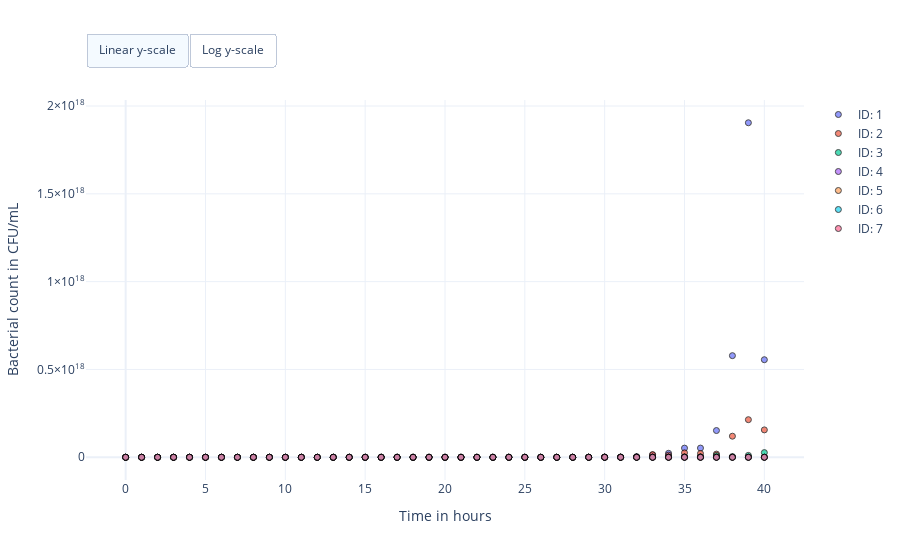

The cell this chart's notebook holds for it:
### Markdown cell above
## Show data

### Code cell
# Get data
directory = os.getcwd()
data = pd.read_csv(directory + '/derived_data/measurements.csv')

# Create scatter plots of data
fig = chi.plots.PDTimeSeriesPlot()
fig.add_data(data, biomarker='Bacterial count')
fig.set_axis_labels(xlabel='Time in hours', ylabel='Bacterial count in CFU/mL')
fig.show()
